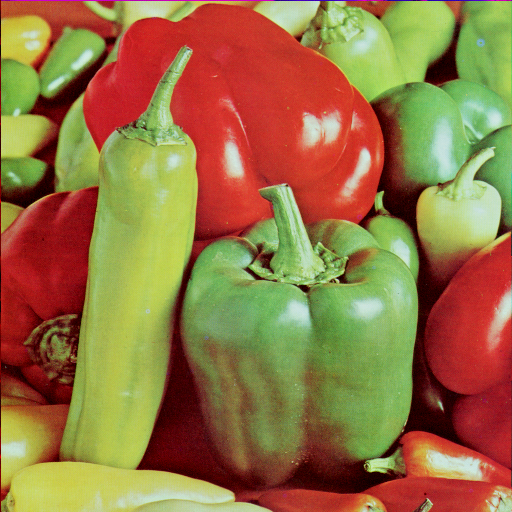
#> input picture IMA207/TP2/pepper.png, 512 x 512 px; its folder holds only this picture in this run
$ python -i mvalab.py   (imports and definitions only)   (older library calls are emulated)
#> lines starting #> are read from the running program, lines starting #| are printed output that depends on the picture; after the words box and inside, x2 and y2 are one past the last pixel; in counts of white or black regions, pixels touching at a corner belong together
# -*- coding: utf-8 -*-
#
# Lecture des fichiers "télécom"
# Sylvain Lobry 2015
# JM Nicolas 2015#
#
# Septembre 2017 : on introduit mat2imz
#   sauvegarde en 8 bits ou en float. Pas d'autre choix
#   possibilité de générer un fichier .hdr en mettant une option
#
# Janvier 2018 : introduction de dat2mat pour le projet biomass
#               : introduction de cos2mat (uniquement les complex short)
#
# Aout 2018 : possibilité de lire un fichier url
#
##########################################################################
#
# Aout 2018 : introduction d'un test de version pour urllib
#
##########################################################################
#
#  Sauvegarde au fomat Télécom : mat2imz
#
##########################################################################
#
# Affichage d'images "visusar"
#
#
#########################################################################
u"""
lecture, écriture et affichage d'images à forte dynamique, réeles ou complexes (radar)
"""

MVALABVERSION=u"V2.1  Version du 5 février 2019"

#############################################################################

import sys  # pour la version de python
import os.path

import numpy as npy

import scipy.fftpack as spyfftpack
import scipy.io as spio


import struct
import matplotlib.pyplot as plt
import matplotlib.gridspec as gridspec

import math

import urllib
from urllib import *

globalparamnotebook=0

##############################################################################
#
def version():
    return MVALABVERSION
##############################################################################
#############################
# [1351 lines left out: functions notebook, matlab2imz, imz2matbase, imz2mat, imaread, imwread and 23 more, not called in this run]

#
#######################################################################################
#######################################################################################
    #  FIN DES LECTURES
#######################################################################################
#######################################################################################

######################################################
######################################################
# SEPTEMBRE 2017
#

typecode='<f'  # < : little endian
hdrcode='byte order = 0'  # pour .hdr d'IDL/ENVI
imacode='-byteorder = 0'  # pour .dim (mesure conservatoire)


# [166 lines left out: function mat2imz, not called in this run]


######################################################
######################################################
        #######################################################################################
#  OUTILS VISU
#######################################################################################
#######################################################################################
#
def visusarbase(tabimaparam,paramseuil,tagspe, *therest):
#
# on commence par eliminer les tableaux manifestement trop petits...
# ainsi que les tableaux reduit a la valeur 0 (entiere)
#
    # si tagspe==0 : pas de show, ni de titre
#
# Mai 2018 : *therest pour ne remplir qu'une partie de la figure
# d'où ipart, mais qui sert aussi à neutraliser les affichages
#
# Sept 2018 : zparam peut aussi être un tableau [vmin,vmax]
#
#
# therest :
#   [0] : pour les affichages
#   [1] : pour les histogrammes     if type(tabima)== str :
    if type(tabimaparam)== str :
        tabimatab=imz2mat(tabimaparam)
        tabima = tabimatab[0]
    else :
        tabima=tabimaparam
#
    ipart=0
    kparamhisto=0
    if len(therest)>0 :
        ipart=therest[0]

    if isinstance(tabima,int)==True:
        legspe='Pas de visualisation : Tableau nul'
        print(legspe)
        return

    RSI=tabima.size
    if RSI<16:
        legspe='Pas de visualisation : Tableau manifestement beaucoup trop petit (%d) pour etre une image : pas d''affichage' %(RSI)
        print(legspe)
        return 0

#    else:
#        print("visusar sans second parametre'

    R=tabima.shape
    ZZ=len(R)
    if ZZ==3:  # on traite à part les couleurs
        malegende='3 canaux couleurs (RVB)'
        print("Affichage comme image en couleur (3 canaux)")
        if tagspe > 0 :
            plt.figure()
            if ipart==1 :
                print(u'Figure réduite pour l\'image')
        plt.imshow(tabima/255.,interpolation='nearest')
        if tagspe > 0 :
            plt.title(malegende)
            plt.show()
        return 0


    if npy.isrealobj(tabima)==True:
        print("Affichage d'une image reelle")
        BB=tabima
    if npy.isrealobj(tabima)==False:
        print("Affichage d'une image complexe : on prend le module")
        BB=abs(tabima)
    valmin=npy.min(BB)
    valmax=npy.max(BB)
    valsig=npy.std(BB)
    valmoy=npy.mean(BB)
    legx='Min %.3f   Max %.3f    Moy %.3f   Ect %.3f ' %(valmin,valmax,valmoy,valsig)

#
#  par defaut visusarbase affiche avec un seuil de vmoy + kparam * vsig et avec kparam = 3
    kparam=3  # par defaut
    itagseuil=1
    seuilmin=0.  # par defaut

    if type(paramseuil) == list :
        seuilmin=paramseuil[0]
        seuilmax=paramseuil[1]
        kparam=(seuilmax-valmoy)/valsig
        if kparamhisto==0 :
            kparamhisto=kparam
        print(u'seuil min (%.1f) et seuilmax (%.1f) passés en argument. kparam = %.1f'%(seuilmin, seuilmax, kparam))
        malegende=u'Image affichée entre %.1f et %.1f  (vmoy + %.1f vsig)'%(seuilmin,seuilmax,kparam)
    else:
    # ancien cas
        zparam = paramseuil


        if zparam!=-999:
            kparam=zparam

        if kparam<0 :
            itagseuil=2
            kparam=-kparam

        if kparam>0:
            seuilmax=valmoy+kparam*valsig
            if seuilmax>valmax:
                BB[0,0]=seuilmax
            if kparamhisto==0 :
                kparamhisto=kparam

            if itagseuil==2 :
                seuilmin=valmoy-kparam*valsig

            malegende=u'Image  [%.2f, %.2f] seuil %.2f \n   valmoy (%.3f) + %.3f sigma (%.3f) ' %(seuilmin, valmax, seuilmax,valmoy,kparam,valsig)

# [12 lines of commented-out code are left out]
        if kparam==0:
            malegende='kparam=0 : Image sans seuillage'
            seuilmin=valmin
            seuilmax=valmax
###########" fin cas historique


    masque=BB<seuilmax
    BB=BB*masque+(1-masque)*seuilmax
    masque2=BB>seuilmin
    BB=BB*masque2+(1-masque2)*seuilmin

#        malegende='Image seuillee : valmoy (%.3f) +- %.3f sigma  (%.2f;%.2f)\n seuil %.1f' %(valmoy,kparam,seuilmin,seuilmax)


    if tagspe==0:
        print('Visusar sans plt.show, ni titre')

    if tagspe <0 :
        print('Visusar sans affichage')
        print(legx)
        return(BB)


    if len(therest)>1 :
#        print(u'Passage de kparamhisto en parametre %.3f', therest[1] )
        if therest[1] != 0. :
            kparamhisto=therest[1]


    if tagspe > -1 :
        if tagspe>0 :
            if globalparamnotebook==0 :
                fig = plt.figure()
            if globalparamnotebook>0 :
                fig = plt.figure(figsize=(12,12))
            plt.xlabel(legx)


        if ipart>0 :
            if tagspe==0:
                print(u'Affichage pas conforme (appel de l''histogramme en mode Z)')
            gs = gridspec.GridSpec( 8, 1)
            plt.subplot( gs[0:7,0] )
            plt.xticks([])
            plt.yticks([])

#        plt.imshow(BB)
        if tagspe>0 :
            plt.suptitle(malegende)
        cax=plt.imshow(BB,interpolation='nearest')

#        plt.suptitle(malegende)
#
#        if tagspe>0 :
#            plt.suptitle(malegende)
#        if ipart==2 :
#            plt.title(malegende)  # placement très subtil, avant l'éventuel histogramme
#
        plt.set_cmap('gray')
        if len(therest)>2 :
            plt.set_cmap('jet')
        if ipart>0 :
            plt.subplot( gs[7,0] )
            ntot=R[0]*R[1]
            seuilmax=valmoy+kparamhisto*valsig
            noutlier=npy.sum(tabima>seuilmax)
            fntot=float(ntot)
            fnoutlierpourcent=float(noutlier)*100./fntot

            seuilmaxhisto= seuilmax
#            if  seuilmaxhisto > valmax :
#                seuilmaxhisto = valmax   # octobre 2018 : source d'erreur pour l'opérateur
#            plt.hist(npy.reshape(tabima,ntot), bins=256, normed=True, color='wheat')
            if npy.isrealobj(tabima)==True:
                print('Histogramme des valeurs d''une image (%.3f %.3f) entre %.3f et %.3f'%( npy.min(tabima), npy.max(tabima),seuilmin,seuilmaxhisto))
#                print("Histogramme d'une image reelle")plt.hist(crop_classe0.ravel(),bins=256)
#                plt.hist(npy.reshape(tabima,ntot), range=[seuilmin,seuilmaxhisto], bins=256, normed=True, color='wheat')
                resulvoid=plt.hist(tabima.ravel(), range=[seuilmin,seuilmaxhisto], bins=256, normed=True, color='wheat')
            else:
                print(u'Histogramme des valeurs absolues d''une image complexe')
#                plt.hist(npy.reshape(npy.abs(tabima),ntot), range=[seuilmin,seuilmaxhisto], bins=256, normed=True, color='wheat')
                resulvoid=plt.hist(npy.abs(tabima.ravel()), range=[seuilmin,seuilmaxhisto], bins=256, normed=True, color='wheat')
            yyymin,yyymax=plt.ylim()
            plt.plot([seuilmax,seuilmax],[yyymin,yyymax],'k--')
            if kparamhisto > kparam and seuilmax < valmax:
                if npy.isrealobj(tabima)==True:
                    noutlierhisto=npy.sum(tabima>seuilmax)
                else:
                    noutlierhisto=npy.sum(npy.abs(tabima)>seuilmax)
                fnoutlierhistopourcent=float(noutlierhisto)*100./fntot
###                plt.xlim([0.,seuilmaxhisto])
                baratinx=u'%d pixels > %.1f (%.1f  %%) ,   %d pixels > %.1f (%.3f  %%)'%(noutlier,seuilmax,fnoutlierpourcent,noutlierhisto,seuilmax,fnoutlierhistopourcent)
            else :
                baratinx=u'[%d]    %d pixels > %.1f (%.1f  %%)'%(int(fntot), noutlier,seuilmax,fnoutlierpourcent)

            if seuilmin > 0.001 :
                noutliermin=npy.sum(tabima<seuilmin)
                if noutliermin > 0 :
                    fnoutlierminpourcent=float(noutliermin)*100./fntot
                    baratinx=u'%d pixels < %.1f (%.1f  %%)      '%(noutliermin,seuilmin,fnoutlierminpourcent)+baratinx


            plt.xlabel(baratinx)
            plt.yticks([])
            plt.xlim([seuilmin,seuilmaxhisto])


        if len(therest)>2 :
            plt.set_cmap('jet')
#            plt.hist(npy.reshape(BB,ntot), bins=256, normed=True,range=[0.,2.],color='wheat')

#        plt.gray()            cax=plt.imshow(image, cmap=cm.coolwarm)

#    plt.colorbar(orientation="horizontal", fraction=0.05, aspect=40)
            vmax=seuilmax
            cbar = fig.colorbar(cax, ticks=[valmin, 0., valmax], orientation='horizontal', fraction=0.05, aspect=40)

#    print(malegende)

    if tagspe>0:
        ncol=npy.size(tabima,1)
        nlig=npy.size(tabima,0)
        print('plt.show dans visusar : image %d x %d'%(ncol,nlig))
        plt.show()

    return BB


# [61 lines left out: functions visusar, visuinterfero, not called in this run]

def visusarZ(tabima, *therest):
    nnn=-999
    itag=0
    if(len(therest)>0):
        nnn=therest[0]
    if(len(therest)>1):
        itag=therest[1]

    coderetour =    visusarbase(tabima,nnn,0,itag)

    if type(tabima)== str :
        visusartitre(tabima)

    return coderetour

        #
def visusarspectre(image,*therest):
    u'''
    Une image est passée en premier argument

    l'image et son spectre sont tracées

    le second argument (facultatif) est une légende
    '''

    global globalparamnotebook

    if  globalparamnotebook==0 :
        plt.figure(figsize=(12,6))
        plt.subplot(121)
        visusarZ(image)
        plt.subplot(122)
        visusarZ(spyfftpack.fftshift(spyfftpack.fft2(image)))
        if(len(therest)>0):
            montitre=therest[0]
            plt.suptitle(montitre)
        plt.show()

    if  globalparamnotebook==1:
        if(len(therest)>0):
            montitre=therest[0]
        visusar(image)
        if(len(therest)>0):
            plt.suptitle(montitre)
        visusar(spyfftpack.fftshift(spyfftpack.fft2(image)))
        if(len(therest)>0):
            plt.suptitle(montitre)


# [83 lines left out: functions visuflicker, centrercentroidazi, chirp_ers, not called in this run]

>>> import cv2
>>> picture = cv2.imread('pepper.png', cv2.IMREAD_GRAYSCALE)
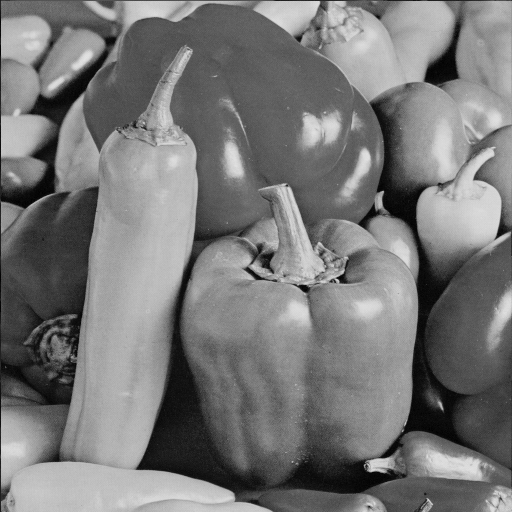
#> picture: shape (512, 512); min 0, max 227, mean 119.7
>>> result = visusarspectre(picture)
#> in visusarbase, `valmin=npy.min(BB)`: valmin = 0
#> in visusarbase, `valmax=npy.max(BB)`: valmax = 227
#> in visusarbase, `valsig=npy.std(BB)`: valsig = 53.88
#> in visusarbase, `valmoy=npy.mean(BB)`: valmoy = 119.7
#> in visusarbase, `seuilmax=valmoy+kparam*valsig`: seuilmax = 281.3
#> in visusarbase, `BB[0,0]=seuilmax`: BB: shape (512, 512); under 0.01% of pixels changed, all inside (x1, y1, x2, y2) = (0, 0, 1, 1)
#> in visusarbase, `masque=BB<seuilmax`: masque: shape (512, 512) bool; every value is 1
#> in visusarbase, `masque2=BB>seuilmin`:
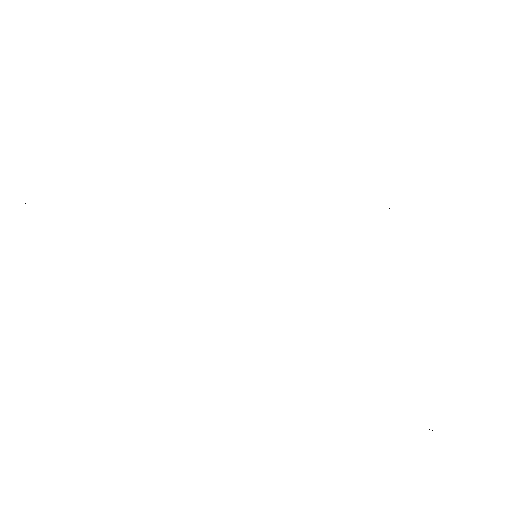
#> masque2: shape (512, 512) bool; 100% white; black in thin lines or dots, all inside (x1, y1, x2, y2) = (25, 203, 433, 431)
#> call 2 of visusarbase, with tabimaparam = array of shape (512, 512), paramseuil = -999, tagspe = 0
#> in visusarbase (call 2), `valmin=npy.min(BB)`: valmin = 5.68
#> in visusarbase (call 2), `valmax=npy.max(BB)`: valmax = 31383038
#> in visusarbase (call 2), `valsig=npy.std(BB)`: valsig = 66972
#> in visusarbase (call 2), `valmoy=npy.mean(BB)`: valmoy = 5721.5
#> in visusarbase (call 2), `seuilmax=valmoy+kparam*valsig`: seuilmax = 206637.6
#> in visusarbase (call 2), `masque=BB<seuilmax`:
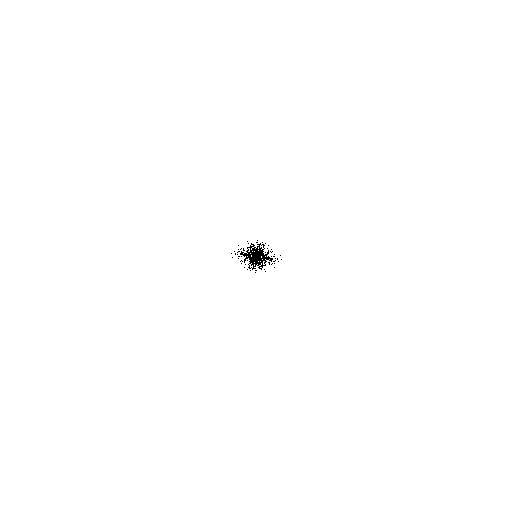
#> masque: shape (512, 512) bool; 99.8% white; 49 black regions (48 under 20 px), largest, box (x1, y1, x2, y2) and area: (240, 243, 273, 270) 391
#> in visusarbase (call 2), `BB=BB*masque+(1-masque)*seuilmax`:
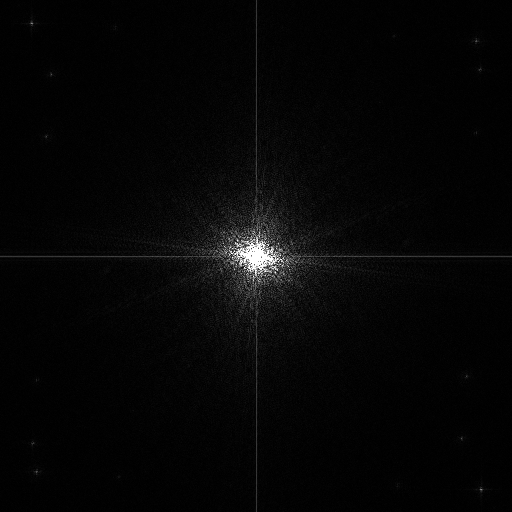
#> BB: shape (512, 512) float64; min 5.68, max 206637.6, mean 5144; drawn with min black and max white
